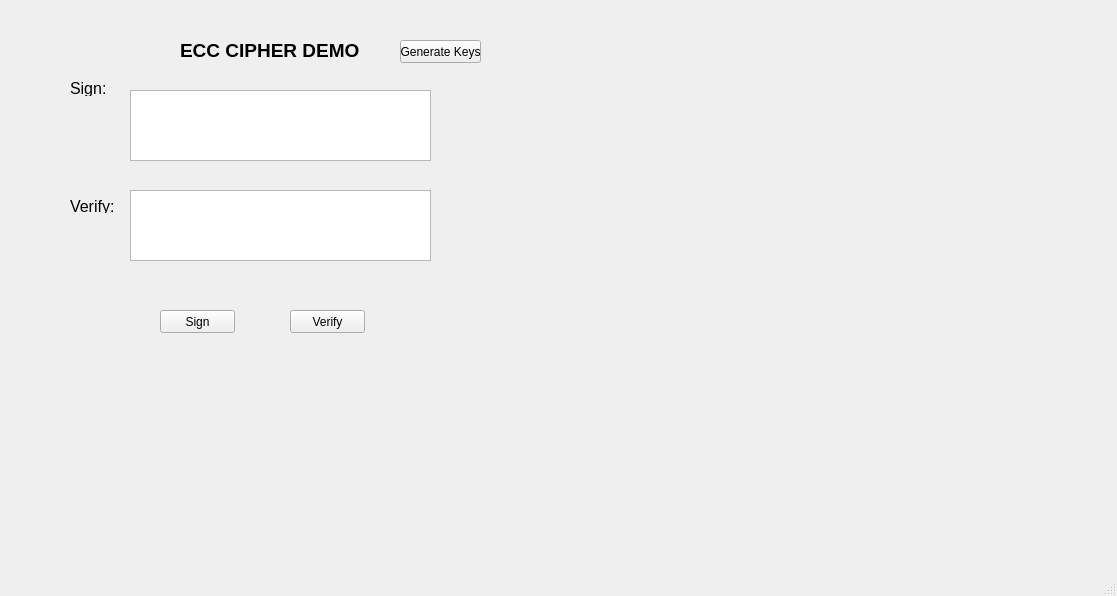
<?xml version="1.0" encoding="UTF-8"?>
<ui version="4.0">
 <class>MainWindow</class>
 <widget class="QMainWindow" name="MainWindow">
  <property name="geometry">
   <rect>
    <x>0</x>
    <y>0</y>
    <width>1117</width>
    <height>596</height>
   </rect>
  </property>
  <property name="windowTitle">
   <string>MainWindow</string>
  </property>
  <widget class="QWidget" name="centralwidget">
   <widget class="QLabel" name="label">
    <property name="geometry">
     <rect>
      <x>180</x>
      <y>40</y>
      <width>191</width>
      <height>20</height>
     </rect>
    </property>
    <property name="font">
     <font>
      <pointsize>14</pointsize>
      <weight>75</weight>
      <bold>true</bold>
     </font>
    </property>
    <property name="text">
     <string>ECC CIPHER DEMO</string>
    </property>
   </widget>
   <widget class="QLabel" name="label_2">
    <property name="geometry">
     <rect>
      <x>70</x>
      <y>80</y>
      <width>61</width>
      <height>16</height>
     </rect>
    </property>
    <property name="font">
     <font>
      <pointsize>12</pointsize>
     </font>
    </property>
    <property name="text">
     <string>Sign:</string>
    </property>
   </widget>
   <widget class="QLabel" name="label_3">
    <property name="geometry">
     <rect>
      <x>70</x>
      <y>200</y>
      <width>47</width>
      <height>13</height>
     </rect>
    </property>
    <property name="font">
     <font>
      <pointsize>12</pointsize>
     </font>
    </property>
    <property name="text">
     <string>Verify:</string>
    </property>
   </widget>
   <widget class="QPushButton" name="btn_sign">
    <property name="geometry">
     <rect>
      <x>160</x>
      <y>310</y>
      <width>75</width>
      <height>23</height>
     </rect>
    </property>
    <property name="text">
     <string>Sign</string>
    </property>
   </widget>
   <widget class="QPushButton" name="btn_verify">
    <property name="geometry">
     <rect>
      <x>290</x>
      <y>310</y>
      <width>75</width>
      <height>23</height>
     </rect>
    </property>
    <property name="text">
     <string>Verify</string>
    </property>
   </widget>
   <widget class="QPushButton" name="btn_gen_keys">
    <property name="geometry">
     <rect>
      <x>400</x>
      <y>40</y>
      <width>81</width>
      <height>23</height>
     </rect>
    </property>
    <property name="text">
     <string>Generate Keys</string>
    </property>
   </widget>
   <widget class="QTextEdit" name="txt_sign">
    <property name="geometry">
     <rect>
      <x>130</x>
      <y>190</y>
      <width>301</width>
      <height>71</height>
     </rect>
    </property>
   </widget>
   <widget class="QTextEdit" name="txt_info">
    <property name="geometry">
     <rect>
      <x>130</x>
      <y>90</y>
      <width>301</width>
      <height>71</height>
     </rect>
    </property>
   </widget>
  </widget>
  <widget class="QMenuBar" name="menubar">
   <property name="geometry">
    <rect>
     <x>0</x>
     <y>0</y>
     <width>1117</width>
     <height>21</height>
    </rect>
   </property>
  </widget>
  <widget class="QStatusBar" name="statusbar"/>
 </widget>
 <resources/>
 <connections/>
</ui>
